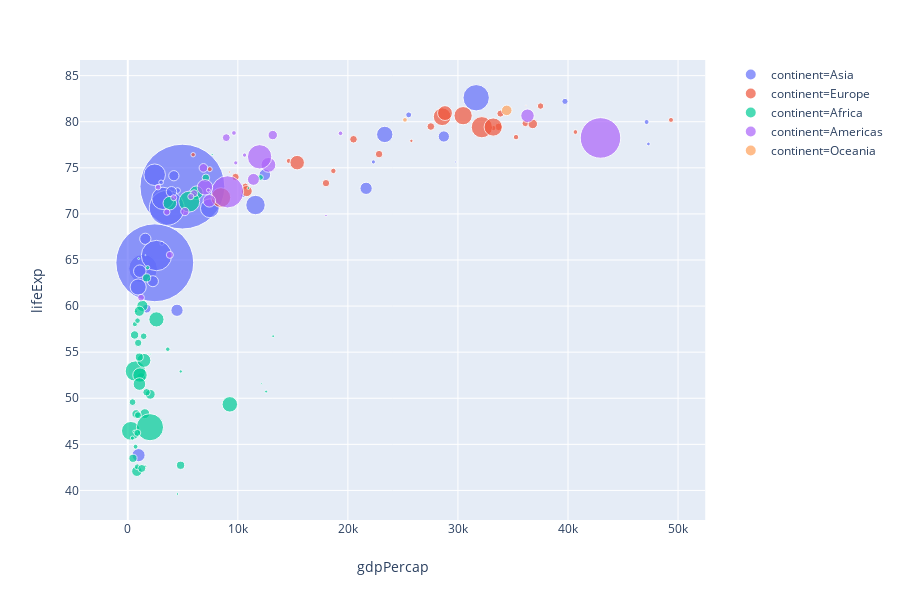

The notebook cell saved with this chart:
### Code cell
px.scatter(gapminder2007, x="gdpPercap", y="lifeExp", color="continent", size="pop", size_max=60, hover_name="country")

### Figure 1 — Plotly figure (JSON) as saved in the notebook; plotly's stock layout.template omitted (floating-point values rounded to 4 significant figures)
{"data": [{"hoverlabel": {"namelength": 0}, "hovertemplate": "<b>%{hovertext}</b><br><br>continent=Asia<br>gdpPercap=%{x}<br>lifeExp=%{y}<br>pop=%{marker.size}", "hovertext": ["Afghanistan", "Bahrain", "Bangladesh", "Cambodia", "China", "Hong Kong, China", "India", "Indonesia", "Iran", "Iraq", "Israel", "Japan", "Jordan", "Korea, Dem. Rep.", "Korea, Rep.", "Kuwait", "Lebanon", "Malaysia", "Mongolia", "Myanmar", "Nepal", "Oman", "Pakistan", "Philippines", "Saudi Arabia", "Singapore", "Sri Lanka", "Syria", "Taiwan", "Thailand", "Vietnam", "West Bank and Gaza", "Yemen, Rep."], "legendgroup": "continent=Asia", "marker": {"color": "#636efa", "size": [31889923, 708573, 150448339, 14131858, 1318683096, 6980412, 1110396331, 223547000, 69453570, 27499638, 6426679, 127467972, 6053193, 23301725, 49044790, 2505559, 3921278, 24821286, 2874127, 47761980, 28901790, 3204897, 169270617, 91077287, 27601038, 4553009, 20378239, 19314747, 23174294, 65068149, 85262356, 4018332, 22211743], "sizemode": "area", "sizeref": 366300.0, "symbol": "circle"}, "mode": "markers", "name": "continent=Asia", "showlegend": true, "type": "scatter", "x": [974.6, 29800.0, 1391.0, 1714.0, 4959.0, 39720.0, 2452.0, 3541.0, 11610.0, 4471.0, 25520.0, 31660.0, 4519.0, 1593.0, 23350.0, 47310.0, 10460.0, 12450.0, 3096.0, 944, 1091.0, 22320.0, 2606.0, 3190.0, 21650.0, 47140.0, 3970.0, 4185.0, 28720.0, 7458.0, 2442.0, 3025.0, 2281.0], "xaxis": "x", "y": [43.83, 75.64, 64.06, 59.72, 72.96, 82.21, 64.7, 70.65, 70.96, 59.55, 80.75, 82.6, 72.53, 67.3, 78.62, 77.59, 71.99, 74.24, 66.8, 62.07, 63.78, 75.64, 65.48, 71.69, 72.78, 79.97, 72.4, 74.14, 78.4, 70.62, 74.25, 73.42, 62.7], "yaxis": "y"}, {"hoverlabel": {"namelength": 0}, "hovertemplate": "<b>%{hovertext}</b><br><br>continent=Europe<br>gdpPercap=%{x}<br>lifeExp=%{y}<br>pop=%{marker.size}", "hovertext": ["Albania", "Austria", "Belgium", "Bosnia and Herzegovina", "Bulgaria", "Croatia", "Czech Republic", "Denmark", "Finland", "France", "Germany", "Greece", "Hungary", "Iceland", "Ireland", "Italy", "Montenegro", "Netherlands", "Norway", "Poland", "Portugal", "Romania", "Serbia", "Slovak Republic", "Slovenia", "Spain", "Sweden", "Switzerland", "Turkey", "United Kingdom"], "legendgroup": "continent=Europe", "marker": {"color": "#EF553B", "size": [3600523, 8199783, 10392226, 4552198, 7322858, 4493312, 10228744, 5468120, 5238460, 61083916, 82400996, 10706290, 9956108, 301931, 4109086, 58147733, 684736, 16570613, 4627926, 38518241, 10642836, 22276056, 10150265, 5447502, 2009245, 40448191, 9031088, 7554661, 71158647, 60776238], "sizemode": "area", "sizeref": 366300.0, "symbol": "circle"}, "mode": "markers", "name": "continent=Europe", "showlegend": true, "type": "scatter", "x": [5937.0, 36130.0, 33690.0, 7446.0, 10680.0, 14620.0, 22830.0, 35280.0, 33210.0, 30470.0, 32170.0, 27540.0, 18010.0, 36180.0, 40680.0, 28570.0, 9254.0, 36800.0, 49360.0, 15390.0, 20510.0, 10810.0, 9787.0, 18680.0, 25770.0, 28820.0, 33860.0, 37510.0, 8458.0, 33200.0], "xaxis": "x", "y": [76.42, 79.83, 79.44, 74.85, 73.0, 75.75, 76.49, 78.33, 79.31, 80.66, 79.41, 79.48, 73.34, 81.76, 78.89, 80.55, 74.54, 79.76, 80.2, 75.56, 78.1, 72.48, 74.0, 74.66, 77.93, 80.94, 80.88, 81.7, 71.78, 79.42], "yaxis": "y"}, {"hoverlabel": {"namelength": 0}, "hovertemplate": "<b>%{hovertext}</b><br><br>continent=Africa<br>gdpPercap=%{x}<br>lifeExp=%{y}<br>pop=%{marker.size}", "hovertext": ["Algeria", "Angola", "Benin", "Botswana", "Burkina Faso", "Burundi", "Cameroon", "Central African Republic", "Chad", "Comoros", "Congo, Dem. Rep.", "Congo, Rep.", "Cote d'Ivoire", "Djibouti", "Egypt", "Equatorial Guinea", "Eritrea", "Ethiopia", "Gabon", "Gambia", "Ghana", "Guinea", "Guinea-Bissau", "Kenya", "Lesotho", "Liberia", "Libya", "Madagascar", "Malawi", "Mali", "Mauritania", "Mauritius", "Morocco", "Mozambique", "Namibia", "Niger", "Nigeria", "Reunion", "Rwanda", "Sao Tome and Principe", "Senegal", "Sierra Leone", "Somalia", "South Africa", "Sudan", "Swaziland", "Tanzania", "Togo", "Tunisia", "Uganda", "Zambia", "Zimbabwe"], "legendgroup": "continent=Africa", "marker": {"color": "#00cc96", "size": [33333216, 12420476, 8078314, 1639131, 14326203, 8390505, 17696293, 4369038, 10238807, 710960, 64606759, 3800610, 18013409, 496374, 80264543, 551201, 4906585, 76511887, 1454867, 1688359, 22873338, 9947814, 1472041, 35610177, 2012649, 3193942, 6036914, 19167654, 13327079, 12031795, 3270065, 1250882, 33757175, 19951656, 2055080, 12894865, 135031164, 798094, 8860588, 199579, 12267493, 6144562, 9118773, 43997828, 42292929, 1133066, 38139640, 5701579, 10276158, 29170398, 11746035, 12311143], "sizemode": "area", "sizeref": 366300.0, "symbol": "circle"}, "mode": "markers", "name": "continent=Africa", "showlegend": true, "type": "scatter", "x": [6223.0, 4797.0, 1441.0, 12570.0, 1217.0, 430.1, 2042.0, 706.0, 1704.0, 986.1, 277.6, 3633.0, 1545.0, 2082.0, 5581.0, 12150.0, 641.4, 690.8, 13210.0, 752.7, 1328.0, 942.7, 579.2, 1463.0, 1569.0, 414.5, 12060.0, 1045.0, 759.3, 1043.0, 1803.0, 10960.0, 3820.0, 823.7, 4811.0, 619.7, 2014.0, 7670.0, 863.1, 1598.0, 1712.0, 862.5, 926.1, 9270.0, 2602.0, 4513.0, 1107.0, 883.0, 7093.0, 1056.0, 1271.0, 469.7], "xaxis": "x", "y": [72.3, 42.73, 56.73, 50.73, 52.3, 49.58, 50.43, 44.74, 50.65, 65.15, 46.46, 55.32, 48.33, 54.79, 71.34, 51.58, 58.04, 52.95, 56.73, 59.45, 60.02, 56.01, 46.39, 54.11, 42.59, 45.68, 73.95, 59.44, 48.3, 54.47, 64.16, 72.8, 71.16, 42.08, 52.91, 56.87, 46.86, 76.44, 46.24, 65.53, 63.06, 42.57, 48.16, 49.34, 58.56, 39.61, 52.52, 58.42, 73.92, 51.54, 42.38, 43.49], "yaxis": "y"}, {"hoverlabel": {"namelength": 0}, "hovertemplate": "<b>%{hovertext}</b><br><br>continent=Americas<br>gdpPercap=%{x}<br>lifeExp=%{y}<br>pop=%{marker.size}", "hovertext": ["Argentina", "Bolivia", "Brazil", "Canada", "Chile", "Colombia", "Costa Rica", "Cuba", "Dominican Republic", "Ecuador", "El Salvador", "Guatemala", "Haiti", "Honduras", "Jamaica", "Mexico", "Nicaragua", "Panama", "Paraguay", "Peru", "Puerto Rico", "Trinidad and Tobago", "United States", "Uruguay", "Venezuela"], "legendgroup": "continent=Americas", "marker": {"color": "#ab63fa", "size": [40301927, 9119152, 190010647, 33390141, 16284741, 44227550, 4133884, 11416987, 9319622, 13755680, 6939688, 12572928, 8502814, 7483763, 2780132, 108700891, 5675356, 3242173, 6667147, 28674757, 3942491, 1056608, 301139947, 3447496, 26084662], "sizemode": "area", "sizeref": 366300.0, "symbol": "circle"}, "mode": "markers", "name": "continent=Americas", "showlegend": true, "type": "scatter", "x": [12780.0, 3822.0, 9066.0, 36320.0, 13170.0, 7007.0, 9645.0, 8948.0, 6025.0, 6873.0, 5728.0, 5186.0, 1202.0, 3548.0, 7321.0, 11980.0, 2749.0, 9809.0, 4173.0, 7409.0, 19330.0, 18010.0, 42950.0, 10610.0, 11420.0], "xaxis": "x", "y": [75.32, 65.55, 72.39, 80.65, 78.55, 72.89, 78.78, 78.27, 72.23, 74.99, 71.88, 70.26, 60.92, 70.2, 72.57, 76.19, 72.9, 75.54, 71.75, 71.42, 78.75, 69.82, 78.24, 76.38, 73.75], "yaxis": "y"}, {"hoverlabel": {"namelength": 0}, "hovertemplate": "<b>%{hovertext}</b><br><br>continent=Oceania<br>gdpPercap=%{x}<br>lifeExp=%{y}<br>pop=%{marker.size}", "hovertext": ["Australia", "New Zealand"], "legendgroup": "continent=Oceania", "marker": {"color": "#FFA15A", "size": [20434176, 4115771], "sizemode": "area", "sizeref": 366300.0, "symbol": "circle"}, "mode": "markers", "name": "continent=Oceania", "showlegend": true, "type": "scatter", "x": [34440.0, 25190.0], "xaxis": "x", "y": [81.23, 80.2], "yaxis": "y"}], "layout": {"height": 600, "legend": {"itemsizing": "constant", "tracegroupgap": 0}, "margin": {"t": 60}, "xaxis": {"anchor": "y", "domain": [0, 0.98], "title": {"text": "gdpPercap"}}, "yaxis": {"anchor": "x", "domain": [0, 1], "title": {"text": "lifeExp"}}}}
